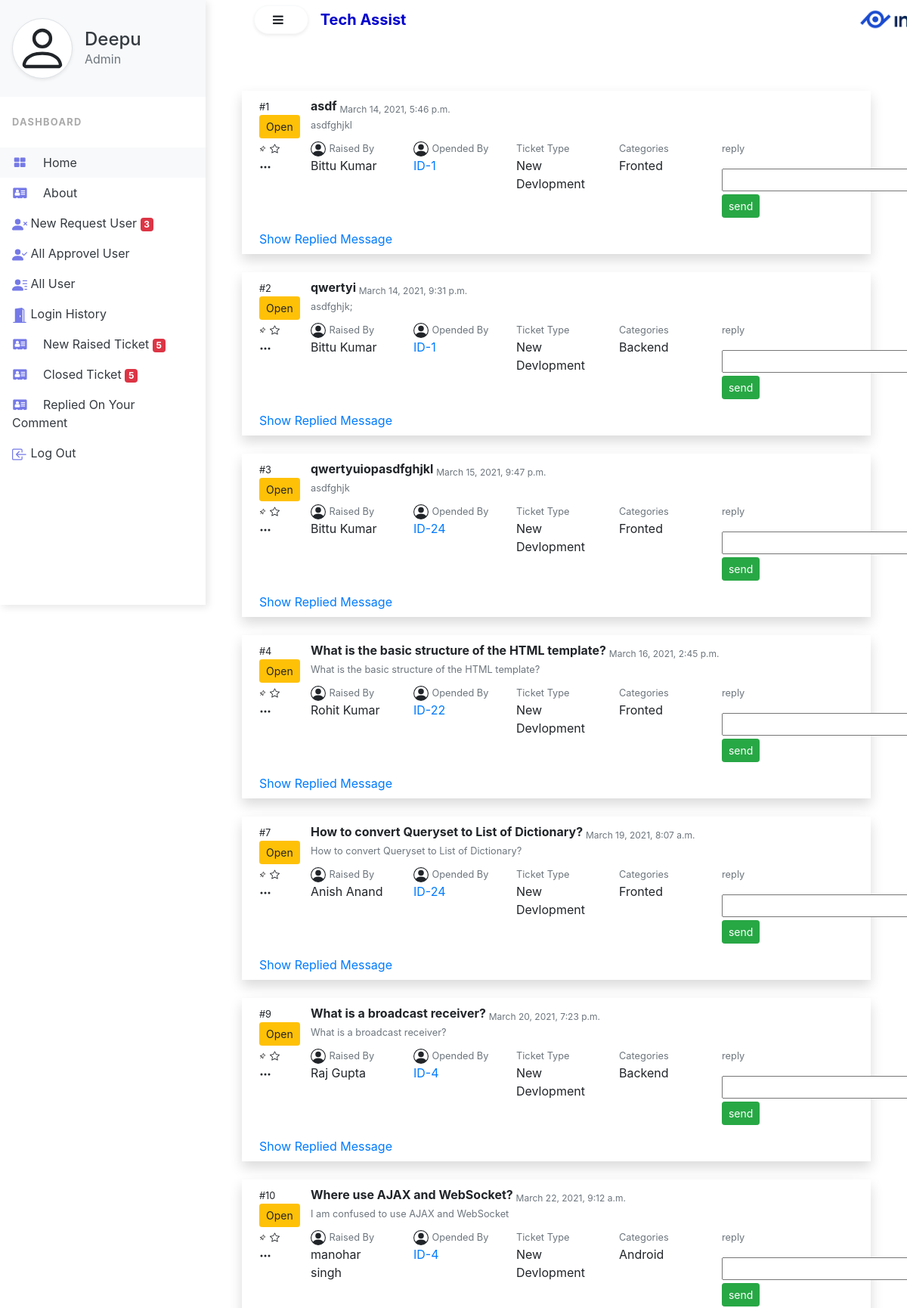
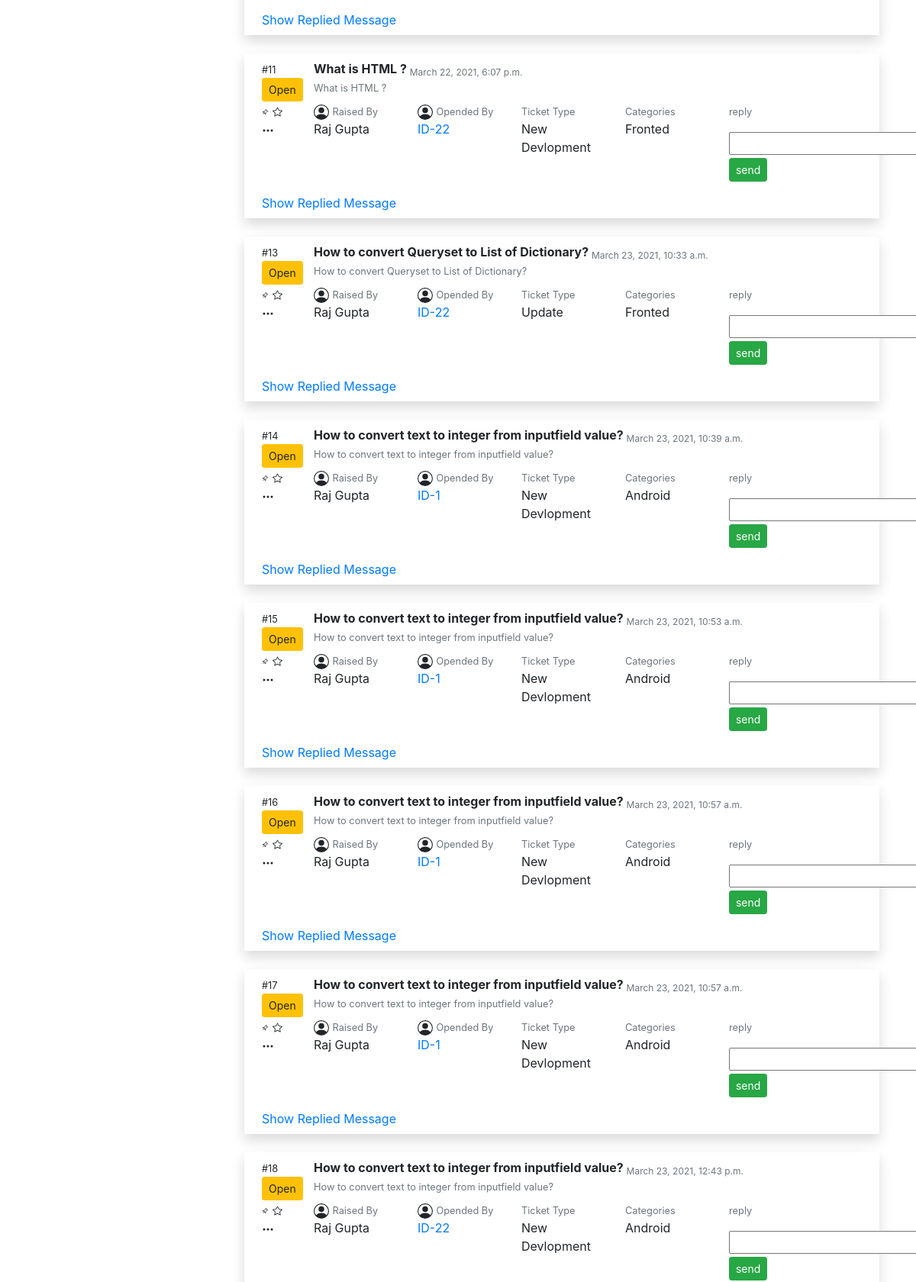
The page /adminpage/ (signed in, upper part) on the database its author committed (2 pictures, top to bottom).
### Help/models.py (models this page shows, shortened)
class UserModel(models.Model):
    first_name = models.CharField(max_length=100)
    mid_name = models.CharField(max_length=100, blank=True)
    last_name = models.CharField(max_length=100)
    gender = models.CharField(max_length=10)
    email = models.EmailField(max_length=100, unique=True)
    user_type = models.CharField(max_length=100, choices=USERTYPE)
    password = models.CharField(max_length=100, default=None)
    approved_by = models.CharField(max_length=100, null=True, blank=True)
    approved_date = models.DateField(auto_now=False, auto_now_add=False, null=True, blank=True )
    revoked_by = models.IntegerField(max_length=3, null=True, blank=True)
    revoke_date = models.DateField(auto_now=False, auto_now_add=False, null=True, blank=True)

class TicketModel(models.Model):
    user = models.ForeignKey(UserModel, on_delete=models.CASCADE)
    status = models.CharField(max_length=100, null=True)
    categrories = models.CharField(max_length=100, choices=CATEGORIES)
    ticket_type = models.CharField(max_length=100, choices=TICKET_TYPE)
    question = models.CharField(max_length=250)
    description = models.TextField(null=True)
    ticket_raise_date = models.DateTimeField(auto_now=False, auto_now_add=False, null=True)
    ticket_opened_by = models.IntegerField(null=True)
    ticket_closed_by = models.IntegerField(null=True)
    ticket_open_date = models.DateTimeField(auto_now=False, auto_now_add=False, null=True)
    ticket_close_date = models.DateTimeField(auto_now=False, auto_now_add=False, null=True)

### Help/views.py (the view, shortened to what this page needs)
# urls.py: path('adminpage/', adminPage),
def adminPage(request):
    if request.session.get('name', 'None') == 'None':
        return redirect('/login/')
    if request.session['user_type'] != 'Admin':
        return redirect('/logout/')
    msg = ""
    data = request.session['name']
    new_request = UserModel.objects.filter(approved_by=None)
    tn = len(new_request)
    ot = TicketModel.objects.filter(status="Open")
    new_Raised_Ticket = TicketModel.objects.filter(status="New")
    nt = len(new_Raised_Ticket)
    closed_Ticket = TicketModel.objects.filter(status="Solved")
    ct = len(closed_Ticket)
    ut = request.session['user_type']
    return render(request, 'adminpage.html', {'data': data, 'tn': tn, 'ut': ut, 'msg':msg, 'ot':ot, 'nt':nt, 'ct':ct})

### Help/templates/adminpage.html (shortened to what this page needs)
{% extends 'index.html' %}
{% block sidenavbar %}
<div class="vertical-nav bg-white" id="sidebar">
  <div class="py-4 px-3 mb-4 bg-light">
    <div class="media d-flex align-items-center">
      <div class="media-body">
        <a href="/adminprofile/" class="text-dark"><h4 class="m-0">{{ data }}</h4></a>
        <p class="font-weight-normal text-muted mb-0">{{ut}}</p>
      </div>
    </div>
  </div>
  <p class="text-gray font-weight-bold text-uppercase px-3 small pb-4 mb-0">Dashboard</p>
  <ul class="nav flex-column bg-white mb-0">
    <li class="nav-item">
      <a href="/" class="nav-link text-dark bg-light">
                <i class="fa fa-th-large mr-3 text-primary fa-fw"></i>
                home
            </a>
    </li>
    <li class="nav-item">
      <a href="#" class="nav-link text-dark">
                <i class="fa fa-address-card mr-3 text-primary fa-fw"></i>
                about
            </a>
    </li>
    <li class="nav-item">
      <a href="/viewnewrequest/" class="nav-link text-dark">
                New Request User <span class="badge badge-danger" id="NewUserRequest">{{ tn }}</span>
            </a>
    </li>
    <li class="nav-item">
      <a href="/viewapprovel/" class="nav-link text-dark">
                All Approvel User
            </a>
    </li>
      <li class="nav-item">
      <a href="/alluser/" class="nav-link text-dark text-dark">
                All User
            </a>
    </li>
      <li class="nav-item">
      <a href="/loginhistory" class="nav-link text-dark text-dark">
                Login History
            </a>
    </li>
      <li class="nav-item">
      <a href="/newraisedticketadmin/" class="nav-link text-dark">
                <i class="fa fa-address-card mr-3 text-primary fa-fw"></i>
                New Raised Ticket <span class="badge badge-danger" id="NofNewTicket">{{ nt }}</span>
            </a>
    </li>
      <li class="nav-item">
      <a href="/showclosedticketadmin/" class="nav-link text-dark">
                <i class="fa fa-address-card mr-3 text-primary fa-fw"></i>
                Closed Ticket <span class="badge badge-danger" id="ClosedTicket">{{ ct }}</span>
            </a>
    </li>
      <li class="nav-item">
      <a href="/repliedasmincomment/" class="nav-link text-dark">
                <i class="fa fa-address-card mr-3 text-primary fa-fw"></i>
                Replied On Your Comment
            </a>
    </li>
    <li class="nav-item">
      <a href="/logout/" class="nav-link text-dark">
                Log Out
            </a>
    </li>
  </ul>
</div>
{% endblock sidenavbar %}
{% block item %}
<div class="container">
    {% for i in ot %}
	<div class="row p-2 shadow mt-4">
		<div class="col-md-12">
		<div class="row">
			<div class="col-md-1">
						<div class="row">
							<div class="col-md-12">
								<small>#{{i.id}}</small>
							</div>
						</div>
						<div class="row">
							<div class="col-md-12">
                                <a href="/admin/status/{{ i.id }}/"><button class="btn btn-warning btn-sm" onclick="return confirm('Are you sure want to close this ticket ?')" >{{i.status}}</button></a>
							</div>
						</div>
			</div>
			<div class="col-md-10">
				<strong>{{i.question}} </strong><sub class="text text-muted">{{i.ticket_raise_date}}</sub><br/>
				<small class="text text-muted">{{i.description}}</small>
			</div>
		</div>
		<div class="row">
			<div class="col-md-1">
                <svg xmlns="http://www.w3.org/2000/svg" width="16" height="16" fill="currentColor" class="bi bi-three-dots" viewBox="0 0 16 16">
				  <path d="M3 9.5a1.5 1.5 0 1 1 0-3 1.5 1.5 0 0 1 0 3zm5 0a1.5 1.5 0 1 1 0-3 1.5 1.5 0 0 1 0 3zm5 0a1.5 1.5 0 1 1 0-3 1.5 1.5 0 0 1 0 3z"/>
				</svg>
            </div>
			<div class="col-md-2">
                <small class="text text-muted">Raised By</small>
                <p>{{i.user.first_name}} {{i.user.mid_name}} {{i.user.last_name}}</p>
			</div>
            <div class="col-md-2">
                <small class="text text-muted">Opended By</small>
                <p><a href="/adminpage/{{i.ticket_opened_by}}/">ID-{{i.ticket_opened_by}}</a></p>
			</div>
			<div class="col-md-2">
				<small class="text text-muted">Ticket Type</small>
				<p>{{ i.ticket_type }}</p>
			</div>
			<div class="col-md-2">
				<small class="text text-muted">Categories</small>
				<p>{{ i.categrories }}</p>
			</div>
            <div class="col-md-2">
				<small class="text text-muted">reply</small>
				<p>
                    <form action="" method="post">
                    <input type="text" name="rply"/>
                    <input type="submit" value="send" class="btn btn-success btn-sm  mt-1"/>
                    </form>
                </p>
			</div>
		</div>
            <div class="row">
            <div class="col-md-12">
                <a href="/showreplyadmin/{{i.id}}">Show Replied Message</a>
            </div>
        </div>
	</div>
</div>
    {% endfor %}
</div>
{% endblock item %}

### Help/static/Help/css/index.css (style rules this page uses)
body { min-height: 100vh; overflow-x: hidden; }
.vertical-nav { min-width: 17rem; width: 17rem; height: 100vh; position: fixed; top: 0; left: 0; box-shadow: 3px 3px 10px rgba(0, 0, 0, 0.1); transition: all 0.4s; }
.text-uppercase { letter-spacing: 0.1em; }
.text-gray { color: #aaa; }
.nav-link { text-transform: capitalize; }
.text-primary { color:#7579e7 !important; }
.svg-icon { width: 15px; height: 15px; }

### rows shown on the page
UserModel: user_type "Admin"
TicketModel: id "1", status "Open", question "asdf", ticket_raise_date "March 14, 2021, 5:46 p.m.", description "asdfghjkl", user.first_name "Bittu", user.last_name "Kumar", ticket_opened_by "1", ticket_type "New Devlopment", categrories "Fronted"
TicketModel: id "2", status "Open", question "qwertyi", ticket_raise_date "March 14, 2021, 9:31 p.m.", description "asdfghjk;", user.first_name "Bittu", user.last_name "Kumar", ticket_opened_by "1", ticket_type "New Devlopment", categrories "Backend"
TicketModel: id "3", status "Open", question "qwertyuiopasdfghjkl", ticket_raise_date "March 15, 2021, 9:47 p.m.", description "asdfghjk", user.first_name "Bittu", user.last_name "Kumar", ticket_opened_by "24", ticket_type "New Devlopment", categrories "Fronted"
TicketModel: id "4", status "Open", question "What is the basic structure of the HTML template?", ticket_raise_date "March 16, 2021, 2:45 p.m.", description "What is the basic structure of the HTML template?", user.first_name "Rohit", user.last_name "Kumar", ticket_opened_by "22", ticket_type "New Devlopment", categrories "Fronted"
TicketModel: id "7", status "Open", question "How to convert Queryset to List of Dictionary?", ticket_raise_date "March 19, 2021, 8:07 a.m.", description "How to convert Queryset to List of Dictionary?", user.first_name "Anish", user.last_name "Anand", ticket_opened_by "24", ticket_type "New Devlopment", categrories "Fronted"
TicketModel: id "9", status "Open", question "What is a broadcast receiver?", ticket_raise_date "March 20, 2021, 7:23 p.m.", description "What is a broadcast receiver?", user.first_name "Raj", user.last_name "Gupta", ticket_opened_by "4", ticket_type "New Devlopment", categrories "Backend"
TicketModel: id "10", status "Open", question "Where use AJAX and WebSocket?", ticket_raise_date "March 22, 2021, 9:12 a.m.", description "I am confused to use AJAX and WebSocket", user.first_name "manohar", user.last_name "singh", ticket_opened_by "4", ticket_type "New Devlopment", categrories "Android"
TicketModel: id "11", status "Open", question "What is HTML ?", ticket_raise_date "March 22, 2021, 6:07 p.m.", description "What is HTML ?", user.first_name "Raj", user.last_name "Gupta", ticket_opened_by "22", ticket_type "New Devlopment", categrories "Fronted"
TicketModel: id "13", status "Open", question "How to convert Queryset to List of Dictionary?", ticket_raise_date "March 23, 2021, 10:33 a.m.", description "How to convert Queryset to List of Dictionary?", user.first_name "Raj", user.last_name "Gupta", ticket_opened_by "22", ticket_type "Update", categrories "Fronted"
TicketModel: id "14", status "Open", question "How to convert text to integer from inputfield value?", ticket_raise_date "March 23, 2021, 10:39 a.m.", description "How to convert text to integer from inputfield value?", user.first_name "Raj", user.last_name "Gupta", ticket_opened_by "1", ticket_type "New Devlopment", categrories "Android"
TicketModel: id "15", status "Open", question "How to convert text to integer from inputfield value?", ticket_raise_date "March 23, 2021, 10:53 a.m.", description "How to convert text to integer from inputfield value?", user.first_name "Raj", user.last_name "Gupta", ticket_opened_by "1", ticket_type "New Devlopment", categrories "Android"
TicketModel: id "16", status "Open", question "How to convert text to integer from inputfield value?", ticket_raise_date "March 23, 2021, 10:57 a.m.", description "How to convert text to integer from inputfield value?", user.first_name "Raj", user.last_name "Gupta", ticket_opened_by "1", ticket_type "New Devlopment", categrories "Android"
TicketModel: id "17", status "Open", question "How to convert text to integer from inputfield value?", ticket_raise_date "March 23, 2021, 10:57 a.m.", description "How to convert text to integer from inputfield value?", user.first_name "Raj", user.last_name "Gupta", ticket_opened_by "1", ticket_type "New Devlopment", categrories "Android"
TicketModel: id "18", status "Open", question "How to convert text to integer from inputfield value?", ticket_raise_date "March 23, 2021, 12:43 p.m.", description "How to convert text to integer from inputfield value?", user.first_name "Raj", user.last_name "Gupta", ticket_opened_by "22", ticket_type "New Devlopment", categrories "Android"

### other values the page prints
{{ data }} "Deepu"
{{ tn }} "3"
{{ nt }} "5"
{{ ct }} "5"
